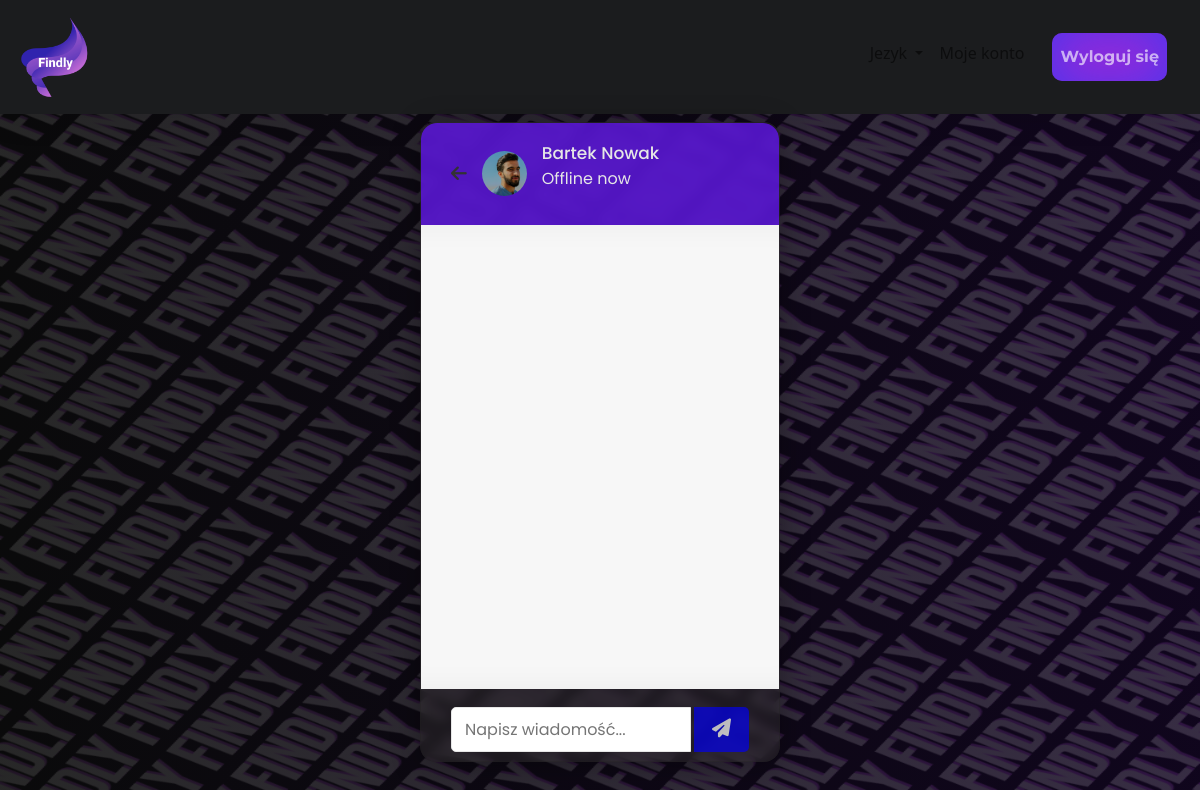
The page /chat.php?user_id=611784336 (signed in) on the database its author committed.
### tables this page shows
CREATE TABLE `users` (
  `user_id` int(11) NOT NULL,
  `unique_id` int(200) NOT NULL,
  `fname` varchar(255) NOT NULL,
  `lname` varchar(255) NOT NULL,
  `email` varchar(255) NOT NULL,
  `password` varchar(255) NOT NULL,
  `img` varchar(400) NOT NULL,
  `about` varchar(400) NOT NULL,
  `age` int(2) NOT NULL,
  `gender` varchar(255) NOT NULL,
  `city` varchar(255) NOT NULL,
  `fb` varchar(255) NOT NULL,
  `twitter` varchar(255) NOT NULL,
  `dc` varchar(255) NOT NULL,
  `status` varchar(255) NOT NULL,
  `lol` tinyint(1) DEFAULT 0,
  `cs` tinyint(1) DEFAULT 0,
  `val` tinyint(1) DEFAULT 0,
  `mc` tinyint(1) DEFAULT 0,
  `horror` tinyint(1) DEFAULT 0,
  `comedy` tinyint(1) DEFAULT 0,
  `crime` tinyint(1) DEFAULT 0,
  `drama` tinyint(1) DEFAULT 0,
  `trap` tinyint(1) DEFAULT 0,
  `rap` tinyint(1) DEFAULT 0,
  `pop` tinyint(1) DEFAULT 0,
  `classic` tinyint(1) DEFAULT 0
);

### chat.php (the view, shortened to what this page needs)
<?php
include_once "backend/config.php";
include_once "header.php"; ?>
<body>
<?php
    include './static/navbar.php';
     ?>
     <div class="all">
            <div class="cointainer">
                        <div class="wrapper">
                            <section class="chat-area">
                                <header>
                                    <?php
                                    $user_id = mysqli_real_escape_string($conn, $_GET['user_id']);
                                    $sql = mysqli_query($conn, "SELECT * FROM users WHERE unique_id = {$user_id}");
                                    if(mysqli_num_rows($sql) > 0){
                                        $row = mysqli_fetch_assoc($sql);
                                    }else{
                                        header("location: users.php");
                                    }
                                    ?>
                                <a href="users.php" class="back-icon"><i class="fas fa-arrow-left"></i></a>
                                <img src="./img/<?php echo $row['img']; ?>" alt="avatar">
                                <div class="details">
                                <span><?php echo $row['fname']. " " . $row['lname'] ?></span>
                                <p><?php echo $row['status']; ?></p>
                                </div>
                            </header>
                            <div class="chat-box">
                            </div>
                            <form action="#" class="typing-area ">
                                <input type="text" name="message" class="input-field" placeholder="Napisz wiadomość..." autocomplete="off">
                                <button><i class="fa-solid fa-paper-plane"></i></button>
                            </form>
                            </section>
                        </div>
            </div>
    </div>
  </body>
</html>

### styles/chat.css (style rules this page uses)
.all { margin: 0; padding: 0; box-sizing: border-box; text-decoration: none; font-family: 'Poppins', sans-serif; display: flex; align-items: center; justify-content: center; min-height: 80vh; padding: 0 10px; }
p,span { color: #e6e6e6; }
header { background-color: rgba(101, 19, 253, 0.719); border-radius: 16px 16px 0 0; }
.wrapper { max-width: 450px; min-height: calc(58vh+182px); height: 80vh; width: 30vw; background: rgba(51, 49, 49, 0.418); border-radius: 16px; box-shadow: 0 4px 30px rgba(0, 0, 0, 0.329); backdrop-filter: blur(5.6px); -webkit-backdrop-filter: blur(5.6px); border: 1px solid rgba(31, 30, 30, 0.3); overflow: hidden !important; margin-top: 8px; color: #e6e6e6; }
.wrapper img { object-fit: cover; border-radius: 50%; }
.chat-area header { display: flex; align-items: center; padding: 18px 30px; }
.chat-area header .back-icon { color: #333; font-size: 18px; }
.chat-area header img { height: 45px; width: 45px; margin: 0 15px; }
.chat-area header .details span { font-size: 17px; font-weight: 500; }
.chat-box { position: relative; height: 58vh; overflow-y: auto; padding: 10px 30px 20px 30px; background: #f7f7f7; box-shadow: inset 0 32px 32px -32px rgb(0 0 0 / 5%), inset 0 -32px 32px -32px rgb(0 0 0 / 5%); }
.typing-area { padding: 18px 30px; display: flex; justify-content: space-between; }
.typing-area input { height: 45px; width: calc(100% - 58px); font-size: 16px; padding: 0 13px; border: 1px solid #e6e6e6; outline: none; border-radius: 5px 0 0 5px; }
.typing-area button { color: #fff; width: 55px; border: none; outline: none; background: rgba(4, 0, 235, 1);; font-size: 19px; cursor: pointer; opacity: 0.7; border-radius: 0 5px 5px 0; transition: all 0.3s ease; }

### styles/style.css (style rules this page uses)
body { background-image: linear-gradient(to right, rgba(14, 14, 15, 0.712), rgba(28, 8, 54, 0.6)), url(../img/back.jpg) !important; background-repeat: no-repeat!important; background-size: 120% 120%!important; -moz-background-size: 120% 120%!important; }

### rows shown on the page
users: img (picture), fname "Bartek", lname "Nowak", status "Offline now"
